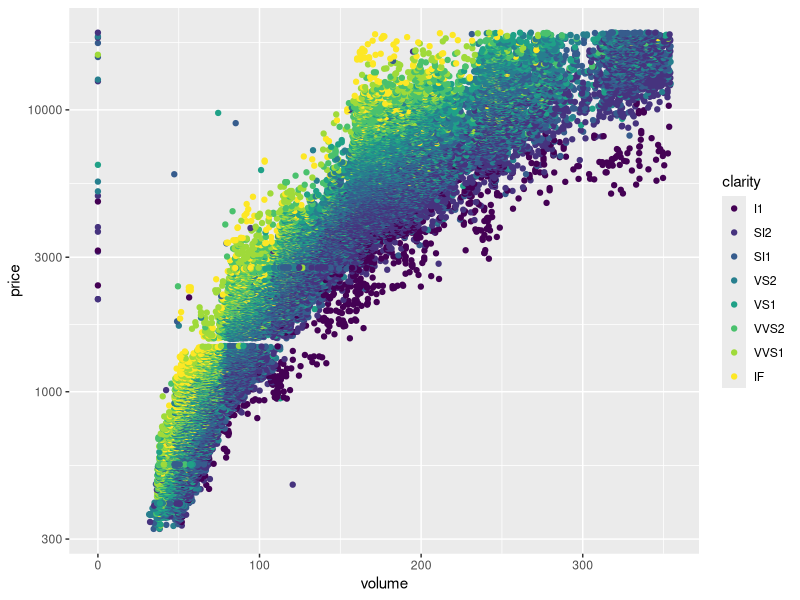

Write R code to recreate this figure.
# Create a scatterplot of diamond price vs.
# volume (x * y * z) and color the points by
# the clarity of diamonds. Use scale on the y-axis
# to take the log10 of price. You should also
# omit the top 1% of diamond volumes from the plot.

# Note: Volume is a very rough approximation of
# a diamond's actual volume.

# The plot should look something like this.
# http://i.imgur.com/excUpea.jpg

# Note: In the link, a color palette of type
# 'div' was used to color the scatterplot using
# scale_color_brewer(type = 'div')

# This assignment is not graded and
# will be marked as correct when you submit.

# ENTER YOUR CODE BELOW THIS LINE
# ===========================================

library("ggplot2")

data(diamonds)

diamonds$volume = diamonds$x * diamonds$y * diamonds$z

plot <- ggplot(data = diamonds, aes(y = price, x = volume, color = clarity)) +
  geom_point() +
  scale_y_log10() +
  xlim(0, quantile(diamonds$volume, 0.99))

print(plot)